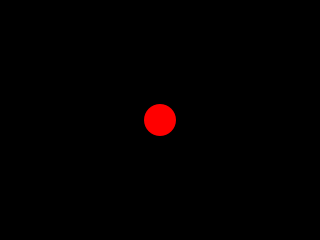
Frame 1 (no input)
Frame 60 (the mouse pressed at the canvas centre just before this capture): identical to frame 1, image omitted
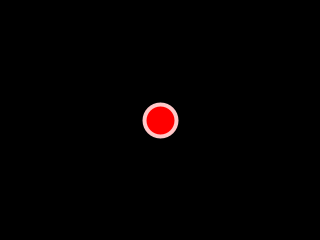
Frame 120 (the mouse held since frame 60 and released just before this capture)

The Processing sketch that drew these frames (run headless with seeded random() and noise(); from frame 60 on, the mouse is pressed at the canvas centre):

// Processing sketch: dragging
// ── dragging.pde

void setup() {
  size(320, 240);
  hermit = new Hermit();
}

class Hermit {
  float x = width/2, y = height/2;
  float diameter = width/10;
  color c = color(255, 0, 0);
  boolean drag = false;

  void dragIfSelected() {
    drag  = (dist(x, y, mouseX, mouseY) < diameter * 0.5);
  }

  void drawIt() {
    fill(c);
    if (drag) {
      x = mouseX;
      y = mouseY;
      strokeWeight(diameter/8);
      stroke(255, 200, 200);
    } else {
      noStroke();
    }
    ellipse(x, y, diameter, diameter);
  }

  void releaseDrag() {
    drag = false;
  }
}
// ── setup_draw.pde
Hermit hermit;

void draw() {
  background(0);
  hermit.drawIt();
}

void mousePressed() {
  hermit.dragIfSelected();
}  

void mouseReleased() {
  hermit.releaseDrag();
}  
